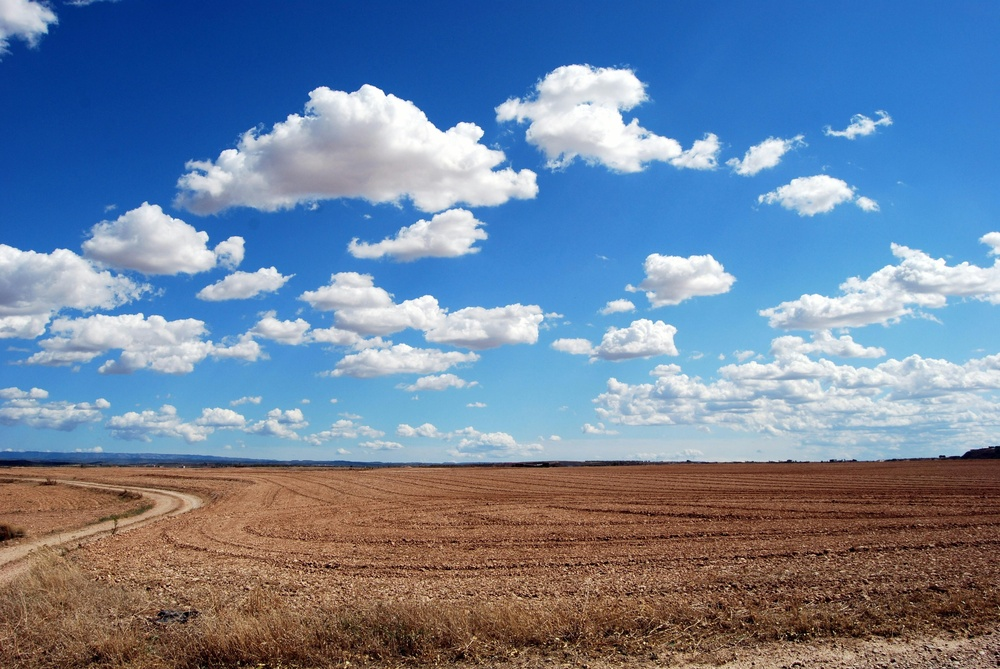
#> input picture hw_2/data/hw4.jpg, 1000 x 669 px, shrunk from 3872 x 2592 before the run
$ jupyter execute hw.ipynb
#> lines starting #> are read from the running program, lines starting #| are printed output that depends on the picture
# HOMEWORK 2

[cell 1]
import cv2
import numpy as np
from matplotlib import pyplot as plt

plt.rcParams['figure.figsize'] = [12, 10]

[cell 2]
img = cv2.imread('data/hw4.jpg')
#> img is the input picture: shape (669, 1000, 3); mean B, G, R 158, 131.2, 111.2
img = cv2.cvtColor(img, cv2.COLOR_BGR2RGB)
plt.imshow(img)

### White patch

[cell 3]
row, col = 10, 10
white = img[row, col, :]
#> white = [211, 211, 221]
coeffs = 255.0/white
#> coeffs = [1.21, 1.21, 1.15]

# Apply white balancing and generate balanced image
balanced = np.zeros_like(img, dtype=np.float32)
for channel in range(3):
    balanced[..., channel] = img[..., channel] * coeffs[channel]

# White patching does not guarantee that the dynamic range is preserved, images must be clipped.
balanced = balanced/255
balanced[balanced > 1] = 1
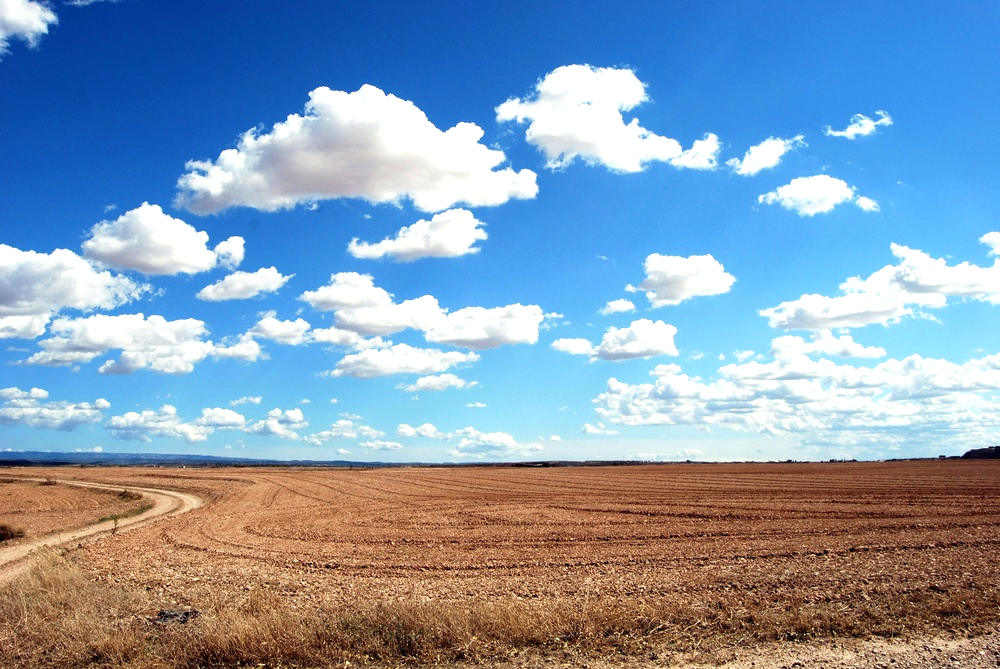
#> balanced: shape (669, 1000, 3) float32; mean R, G, B 0.52, 0.613, 0.708

plt.subplot(121), plt.imshow(img)
plt.subplot(122), plt.imshow(balanced)
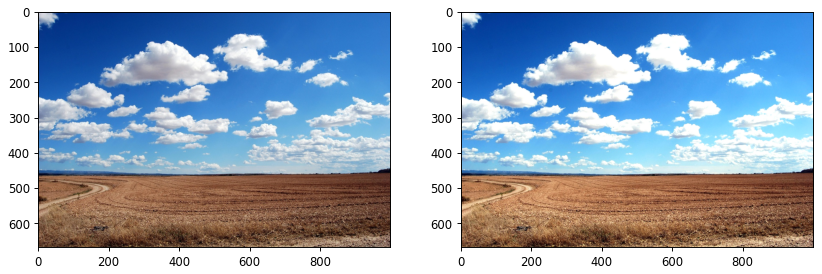
#> figure drawn by matplotlib, 2 panels

$ run again, with hw_2/data/hw2.jpg copied over hw_2/data/hw4.jpg
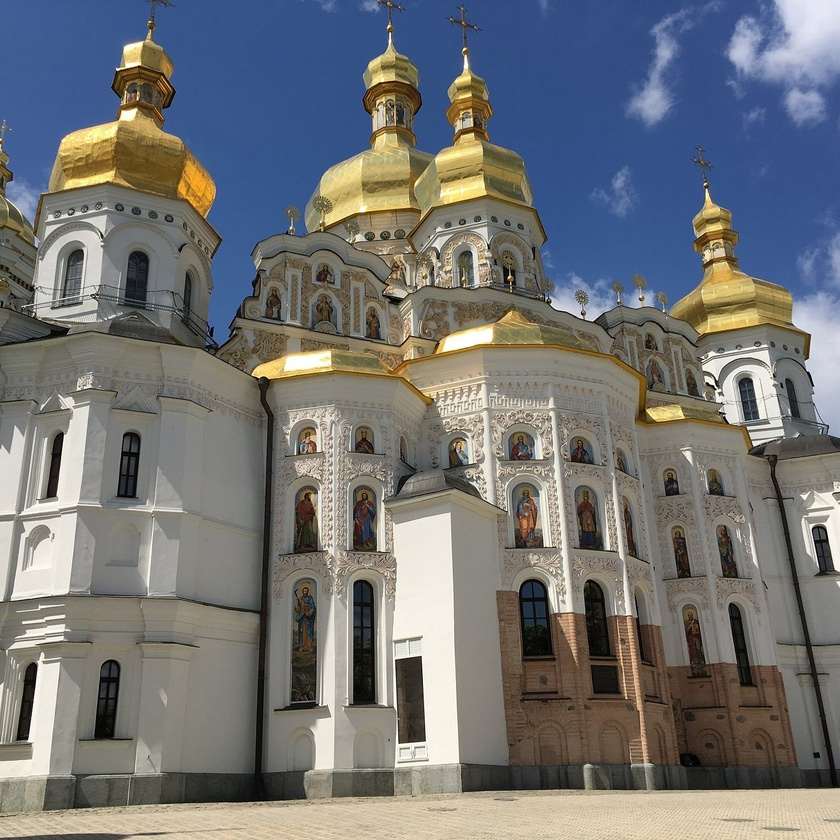
#> input picture hw_2/data/hw2.jpg, 840 x 840 px, shrunk from 1400 x 1400 before the run
#> img is the input picture: shape (840, 840, 3); mean B, G, R 117.6, 116.6, 115.3
#> white = [65, 95, 149]
#> coeffs = [3.92, 2.68, 1.71]
#> after the loop `for channel in range(3):`:
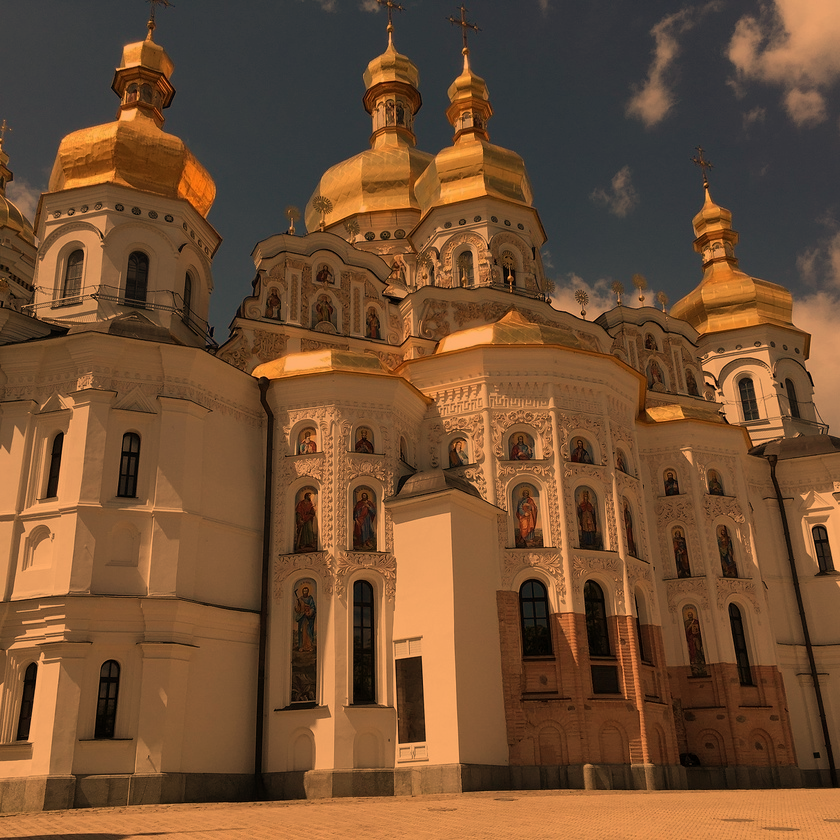
#> balanced: shape (840, 840, 3) float32; mean R, G, B 452.2, 312.9, 201.2; drawn with min black and max white
#> `[cell 3] row, col = 10, 10 white = img[row, col, :] coeffs = 255.0/white`:
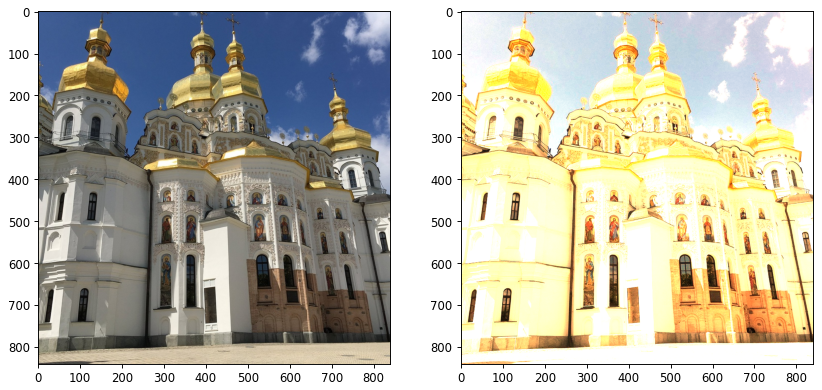
#> figure drawn by matplotlib, 2 panels

$ run again, with hw_2/data/hw3.jpg copied over hw_2/data/hw4.jpg
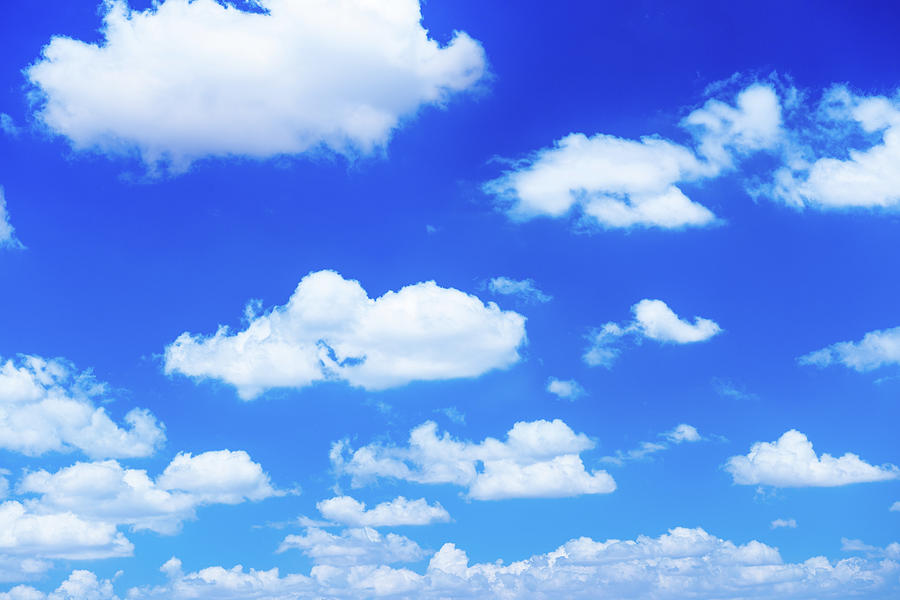
#> input picture hw_2/data/hw3.jpg, 900 x 600 px
#> img is the input picture: shape (600, 900, 3); mean B, G, R 237.5, 152.7, 109.3
#> white = [41, 65, 233]
#> coeffs = [6.22, 3.92, 1.09]
#> after the loop `for channel in range(3):`:
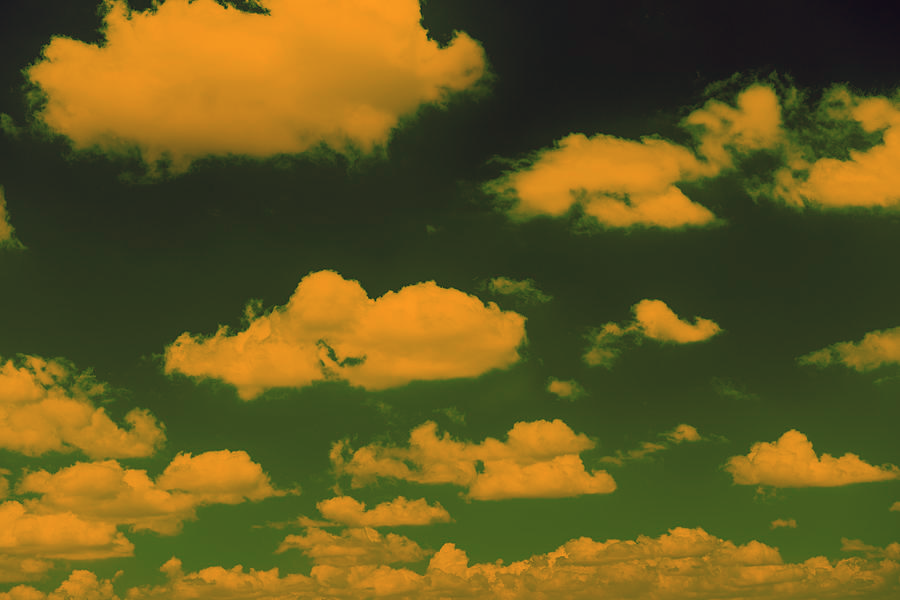
#> balanced: shape (600, 900, 3) float32; mean R, G, B 679.9, 599, 259.9; drawn with min black and max white
#> `[cell 3] row, col = 10, 10 white = img[row, col, :] coeffs = 255.0/white`:
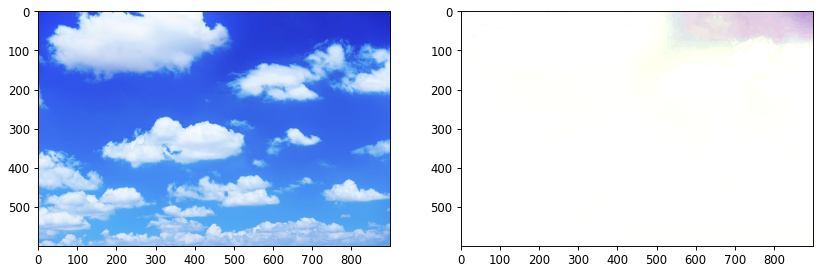
#> figure drawn by matplotlib, 2 panels

$ run again, with hw_2/data/sea.jpg copied over hw_2/data/hw4.jpg
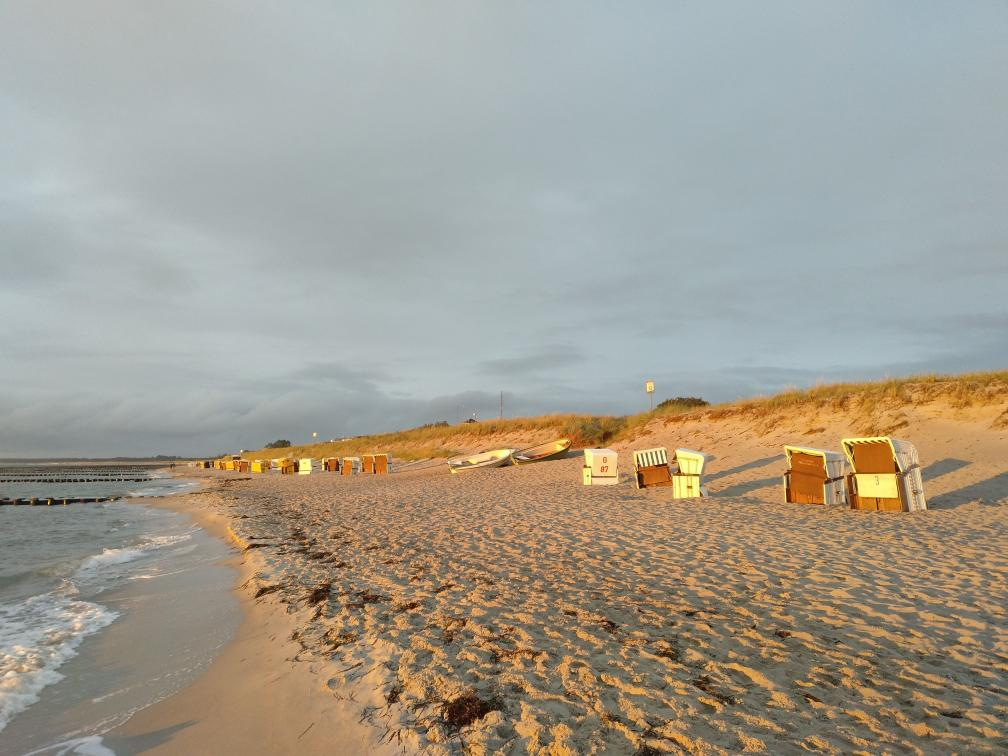
#> input picture hw_2/data/sea.jpg, 1008 x 756 px
#> img is the input picture: shape (756, 1008, 3); mean B, G, R 144.1, 156.8, 162.3
#> white = [182, 186, 187]
#> coeffs = [1.4, 1.37, 1.36]
#> `balanced[balanced > 1] = 1`:
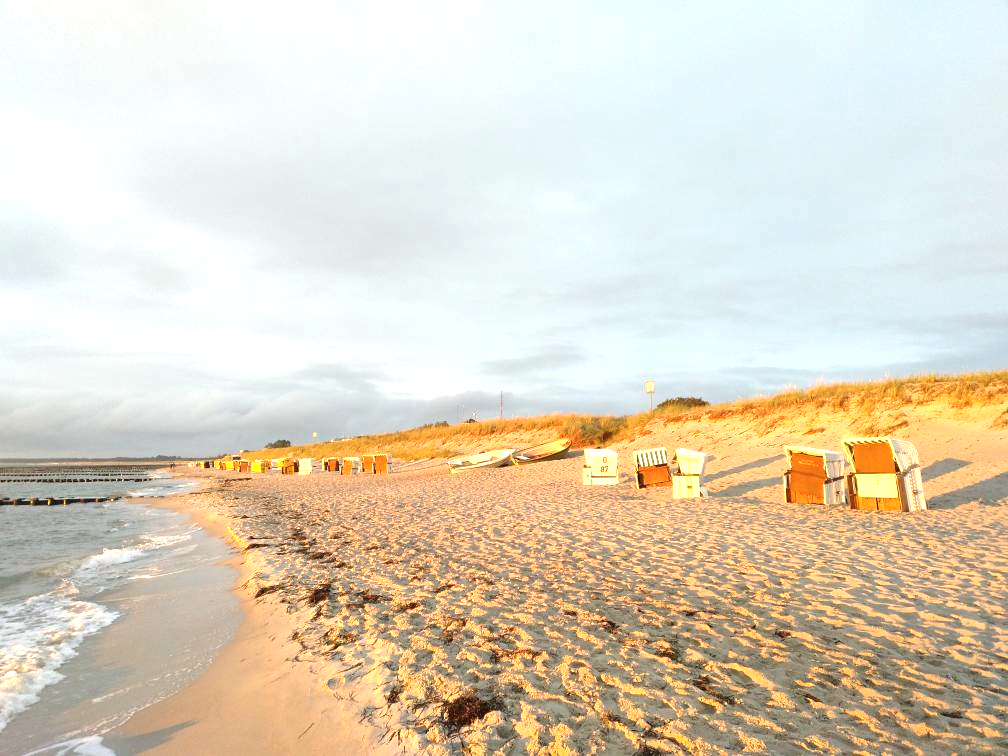
#> balanced: shape (756, 1008, 3) float32; mean R, G, B 0.877, 0.839, 0.766
#> `[cell 3] row, col = 10, 10 white = img[row, col, :] coeffs = 255.0/white`:
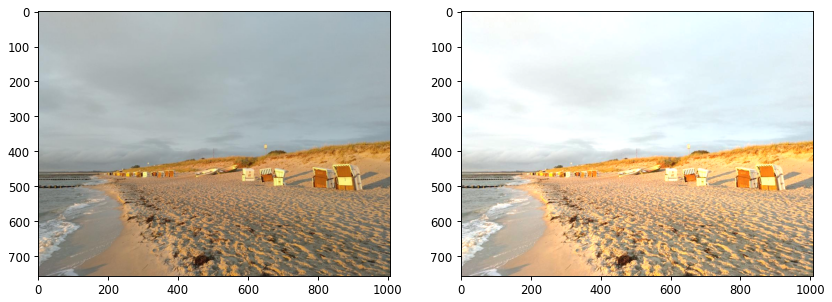
#> figure drawn by matplotlib, 2 panels
